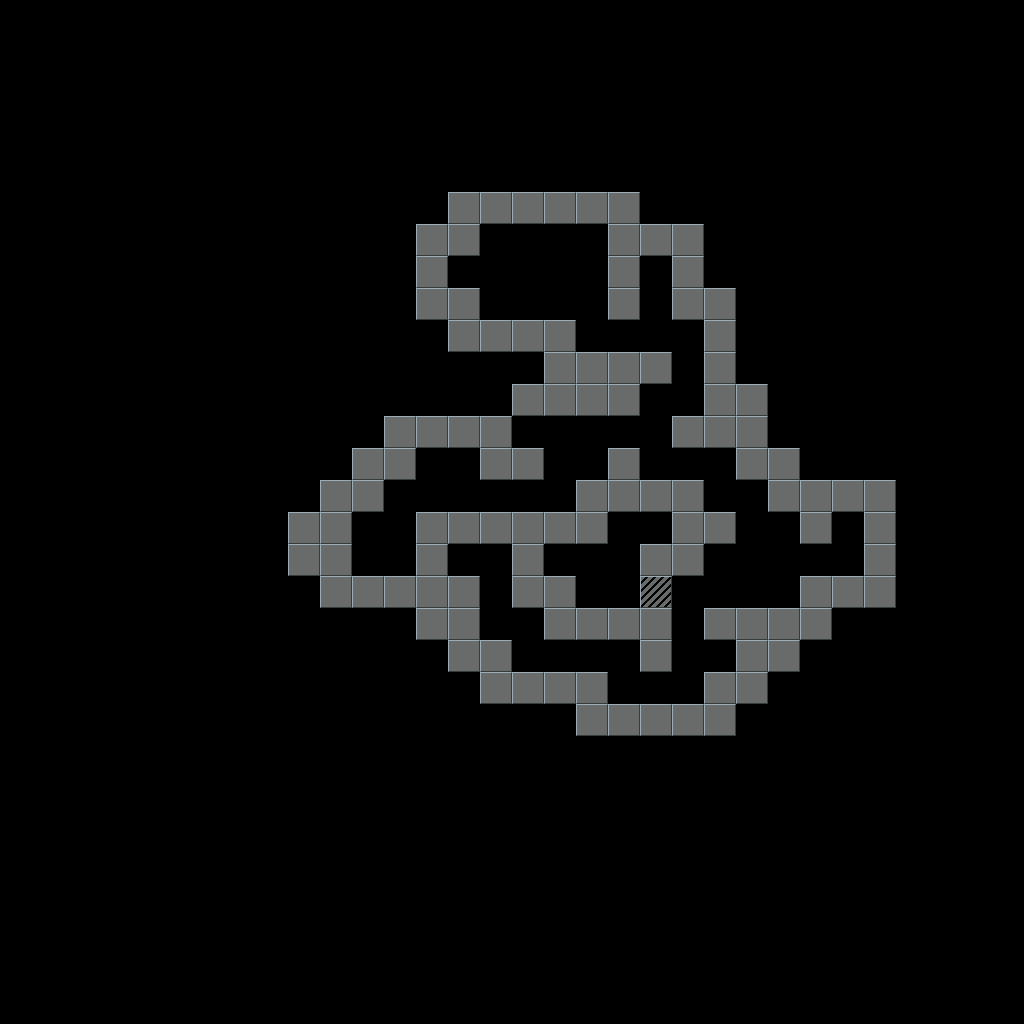

A 2D game scene composited from a Tiled map and its tileset images. What follows is a short description and the map's XML, with each tile layer's data collapsed to a summary:
An orthogonal 32x32 tile map with 32x32 px tiles, 2 tile layers (Walls, BoundaryWalls) and 19 objects.

<map version="1.8" tiledversion="1.8.2" orientation="orthogonal" renderorder="right-down" width="32" height="32" tilewidth="32" tileheight="32" infinite="0" nextlayerid="6" nextobjectid="204">
 <editorsettings>
  <export format="custom" />
 </editorsettings>
 <properties>
  <property name="ceiling" type="int" value="1" />
  <property name="id" value="dungeon-6" />
  <property name="name" value="Dungeon 6" />
  <property name="tileset" value="dungeon" />
 </properties>
 <tileset firstgid="1" source="MainTiles.tsx" />
 <layer id="1" name="Walls" width="32" height="32">
  <data>[1024 cells, 115 non-empty, 2 distinct tile ids]</data>
 </layer>
 <layer id="5" name="BoundaryWalls" width="32" height="32">
  <data>[1024 cells, 0 non-empty, 0 distinct tile ids]</data>
 </layer>
 <objectgroup id="2" name="Object Layer 1">
  <object id="34" gid="4" x="480" y="576" width="32" height="32" />
  <object id="170" gid="36" x="576" y="480" width="32" height="32">
   <properties>
    <property name="direction" type="int" value="1" />
    <property name="gold" type="int" value="0" />
    <property name="id" value="dungeon-6_28be211a-faf9-6058-347c-5644d184a041" />
    <property name="loot" value="" />
   </properties>
  </object>
  <object id="174" gid="17" x="384" y="576" width="32" height="32">
   <properties>
    <property name="gold" type="int" value="150" />
    <property name="id" value="dungeon-6_56b1b46a-404e-478b-fd73-e54deeb22e9a" />
    <property name="loot" value="ring-3" />
   </properties>
  </object>
  <object id="185" gid="11" x="672" y="704" width="32" height="32">
   <properties>
    <property name="attack" type="int" value="3" />
    <property name="defence" type="int" value="2" />
    <property name="health" type="int" value="20" />
    <property name="health_max" type="int" value="20" />
    <property name="id" value="dungeon-6_21c4bca5-b573-5d7b-3149-1773eb02c020" />
    <property name="wanderer" type="int" value="1" />
   </properties>
  </object>
  <object id="202" gid="11" x="576" y="576" width="32" height="32">
   <properties>
    <property name="attack" type="int" value="3" />
    <property name="defence" type="int" value="2" />
    <property name="health" type="int" value="20" />
    <property name="health_max" type="int" value="20" />
    <property name="id" value="dungeon-6_095beb10-9082-27f1-d356-93a4f6fb7d62" />
    <property name="wanderer" type="int" value="1" />
   </properties>
  </object>
  <object id="187" gid="11" x="640" y="480" width="32" height="32">
   <properties>
    <property name="attack" type="int" value="3" />
    <property name="defence" type="int" value="2" />
    <property name="health" type="int" value="20" />
    <property name="health_max" type="int" value="20" />
    <property name="id" value="dungeon-6_4e1fbbe4-7651-57fb-eccc-fccb516d852b" />
    <property name="wanderer" type="int" value="1" />
   </properties>
  </object>
  <object id="191" gid="11" x="576" y="352" width="32" height="32">
   <properties>
    <property name="attack" type="int" value="3" />
    <property name="defence" type="int" value="2" />
    <property name="health" type="int" value="20" />
    <property name="health_max" type="int" value="20" />
    <property name="id" value="dungeon-6_462415e5-8f38-7c0c-ad28-7b64cf84be9a" />
    <property name="wanderer" type="int" value="1" />
   </properties>
  </object>
  <object id="190" gid="36" x="448" y="288" width="32" height="32">
   <properties>
    <property name="direction" type="int" value="2" />
    <property name="gold" type="int" value="60" />
    <property name="id" value="dungeon-6_682a782d-d079-adc9-a2e3-204ca4eb7831" />
    <property name="loot" value="mana-potion" />
   </properties>
  </object>
  <object id="203" gid="36" x="480" y="256" width="32" height="32">
   <properties>
    <property name="direction" type="int" value="1" />
    <property name="gold" type="int" value="1" />
    <property name="id" value="dungeon-6_d473bfad-dd91-6074-7854-af91b9b2c7c7" />
    <property name="loot" value="" />
   </properties>
  </object>
  <object id="200" gid="36" x="768" y="608" width="32" height="32">
   <properties>
    <property name="direction" type="int" value="2" />
    <property name="gold" type="int" value="11" />
    <property name="id" value="dungeon-6_a52c912c-06ce-4b75-d783-6c72e9fd59bf" />
    <property name="loot" value="" />
   </properties>
  </object>
  <object id="194" gid="36" x="448" y="480" width="32" height="32">
   <properties>
    <property name="direction" type="int" value="2" />
    <property name="gold" type="int" value="22" />
    <property name="id" value="dungeon-6_9fb208ac-c9e3-af33-1e2c-d6f5a190c01b" />
    <property name="loot" value="healing-potion" />
   </properties>
  </object>
  <object id="195" gid="36" x="544" y="576" width="32" height="32">
   <properties>
    <property name="direction" type="int" value="2" />
    <property name="gold" type="int" value="5" />
    <property name="id" value="dungeon-6_2ac73dfb-ab1e-27b7-962a-201aaa653bbb" />
    <property name="loot" value="healing-potion" />
   </properties>
  </object>
  <object id="196" gid="36" x="640" y="544" width="32" height="32">
   <properties>
    <property name="direction" type="int" value="1" />
    <property name="gold" type="int" value="0" />
    <property name="id" value="dungeon-6_de897998-943f-2d3e-206c-aa6d829398df" />
    <property name="loot" value="" />
   </properties>
  </object>
  <object id="180" gid="34" x="480" y="576" width="32" height="32">
   <properties>
    <property name="id" value="dungeon-6_05d4ba86-9d6c-c2d8-85ec-ccff5628b799" />
   </properties>
  </object>
  <object id="181" gid="22" x="448" y="576" width="32" height="32">
   <properties>
    <property name="direction" type="int" value="-1" />
    <property name="id" value="dungeon-6_78285095-e3be-9f07-7a03-69255fc396d2" />
    <property name="targetarea" value="forest-2" />
    <property name="targetdir" type="int" value="3" />
    <property name="targetx" type="int" value="16" />
    <property name="targety" type="int" value="22" />
   </properties>
  </object>
  <object id="197" gid="9" x="352" y="576" width="32" height="32">
   <properties>
    <property name="antsacs" type="int" value="1" />
    <property name="id" value="dungeon-6_92f9cad9-afbd-3b08-878c-c97467c7fd3b" />
   </properties>
  </object>
  <object id="198" gid="9" x="480" y="512" width="32" height="32">
   <properties>
    <property name="antsacs" type="int" value="1" />
    <property name="id" value="dungeon-6_b4f777c1-c87e-96b2-52e2-ebdc10de83a9" />
   </properties>
  </object>
  <object id="199" gid="9" x="480" y="288" width="32" height="32">
   <properties>
    <property name="antsacs" type="int" value="1" />
    <property name="id" value="dungeon-6_e2ae9bda-9fd1-102c-6328-31c2540a22c5" />
   </properties>
  </object>
  <object id="201" gid="9" x="736" y="576" width="32" height="32">
   <properties>
    <property name="antsacs" type="int" value="1" />
    <property name="id" value="dungeon-6_906467f5-76bb-d50b-e8ac-53c3621f0e5e" />
   </properties>
  </object>
 </objectgroup>
</map>